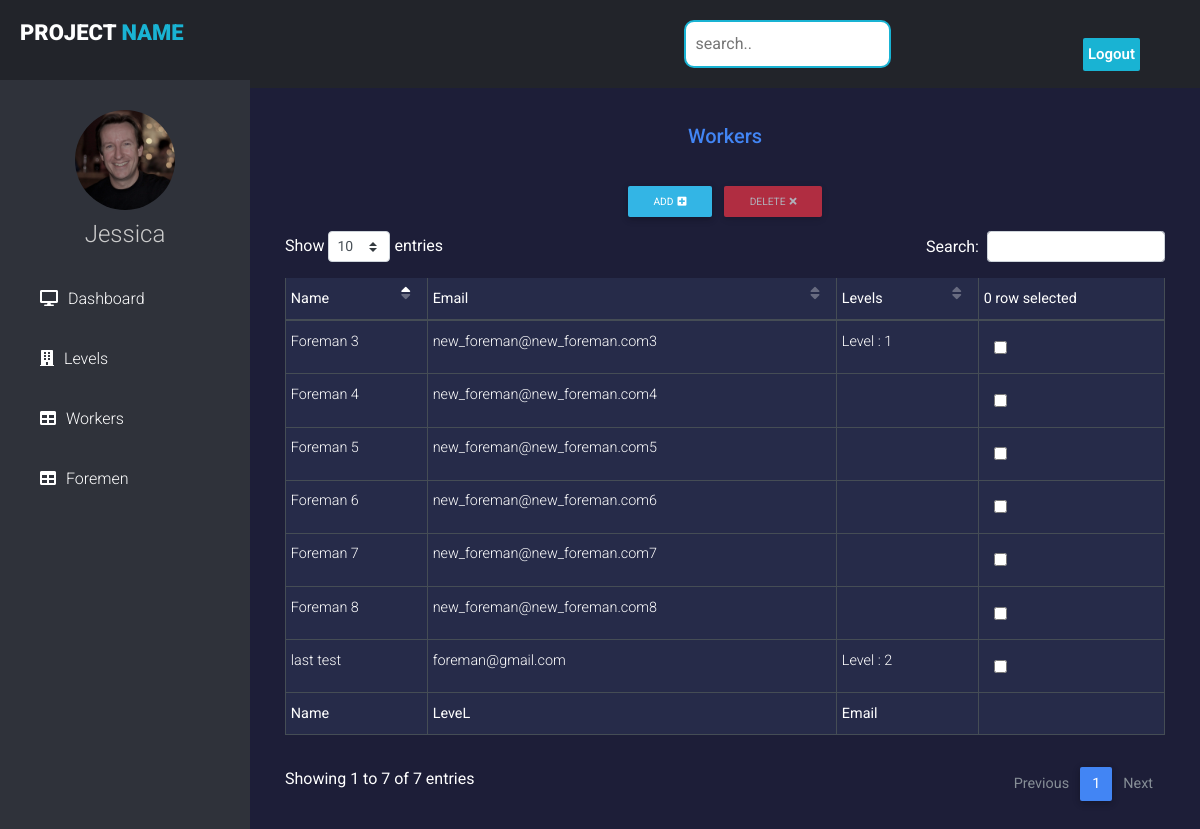
The page /engineer/foremen (signed in) on the database its author committed.
### accounts/models.py (models this page shows, shortened)
class User(AbstractUser):
    is_engineer = models.BooleanField(default=False)
    is_foreman = models.BooleanField(default=False)
    is_worker = models.BooleanField(default=False)
    type = models.CharField(max_length=10,choices=worker_choices,default='none')
    def levels(self):
        lis=[]
        for level in self.level_set.all():
            lis.append(str(level.name))
        if(len(lis)>1):
            return f"Levels ({' , '.join(lis)})"
        elif(len(lis)==1):
            return f"Level : {lis[0]}"
        else:
            return ""
    def full_name(self):
        return f'{self.first_name} {self.last_name}'

### tower/models.py (models this page shows, shortened)
class Level(models.Model):
    foreman = models.ForeignKey(User,on_delete=models.SET_NULL,null=True,blank=True)
    name = models.IntegerField()

### tower/views.py (the view)
# urls.py: path("engineer/foremen",engineer_foremen,name="engineer_foremen"),
@login_required
def engineer_foremen(request):
    if(not request.user.is_engineer):
        return HttpResponse("403 forbidden")
    foremen = User.objects.filter(is_foreman = True);
    print("*"*100,len(foremen))
    return render(request,'engineer/foremen.html',{'foremen':foremen})

### templates/engineer/foremen.html (shortened to what this page needs)
{% extends 'engineer/base.html' %}
{% load static %}
{% block style %}
<link rel="stylesheet" href="https://use.fontawesome.com/releases/v5.11.2/css/all.css">
<link href="{% static 'css/datatables.min.css' %}" rel="stylesheet">
{% endblock %}
{% block content %}
  <div class="wrapper-editor">
    <div class="block my-4">
      <div class="d-flex justify-content-center">
        <p class="h5 text-primary createShowP">Workers</p>
      </div>
    </div>
    <div class="row d-flex justify-content-center modalWrapper">
      <div class="text-center">
        <a href="" class="btn add btn-info btn-rounded btn-sm" data-toggle="modal" data-target="#modalAdd">Add<i
            class="fas fa-plus-square ml-1"></i></a>
      </div>
      <div class="text-center">
        <button type='button' id='delete_button' class="btn btn-danger btn-sm btn-rounded buttonDelete" data-toggle="modal" data-target="#modalDelete"
          disabled>Delete<i class="fas fa-times ml-1"></i></a>
      </div>
    </div>
<div class="container">
<form action="{% url 'tower:delete_foreman' %}" method="POST" id='form'>
{% csrf_token %}
<table id="table"  style="color:white;background: #262B49"  class="table table-bordered table-sm table-dark " cellspacing="0" width="100%">
  <thead>
    <tr>
      <th class="th-sm">Name</th>
      <th class="th-sm">Email</th>
      <th class="th-sm">Levels</th>
      <th class="th-sm"><span id='counter'>0</span> row selected</th>
    </tr>
  </thead>
  <tbody>
    {% for foreman in foremen %}
    <tr>
        <td>{{foreman.full_name}}</td>
        <td>{{foreman.email}}</td>
        <td>{{foreman.levels}}</td>
        <td>
          <input type="checkbox" name="id[]" value="{{foreman.id}}">
        </td>
    </tr>
    {% endfor %}
  </tbody>
  <tfoot>
    <tr>
      <th class="th-sm">Name</th>
      <th class="th-sm">LeveL</th>
      <th class="th-sm">Email</th>
      <th class="th-sm"></th>
    </tr>
  </tfoot>
</table>
</div>
{% endblock %}

### static/css/engineer_dashboard.css (style rules this page uses)
* { margin: 0; padding: 0; font-family: "Roboto", sans-serif; }
body { background-color: #ccc; }

### static/css/style.css (style rules this page uses)
table.dataTable thead .sorting:after, table.dataTable thead .sorting:before, table.dataTable thead .sorting_asc:after, table.dataTable thead .sorting_asc:before, table.dataTable thead .sorting_asc_disabled:after, table.dataTable thead .sorting_asc_disabled:before, table.dataTable thead .sorting_desc:after, table.dataTable thead .sorting_desc:before, table.dataTable thead .sorting_desc_disabled:after, table.dataTable thead .sorting_desc_disabled:before { bottom: .5em; }
body { background-color: #1D1E38; }

### templates/engineer/foremen.html (style rules this page uses)
input[type=checkbox] { margin: 10px; cursor: pointer; -moz-transform: scale(1.4); }
body { color:white; }

### rows shown on the page
User: full_name "Foreman 3", email "new_foreman@new_foreman.com3", levels "Level : 1"
User: full_name "Foreman 4", email "new_foreman@new_foreman.com4"
User: full_name "Foreman 5", email "new_foreman@new_foreman.com5"
User: full_name "Foreman 6", email "new_foreman@new_foreman.com6"
User: full_name "Foreman 7", email "new_foreman@new_foreman.com7"
User: full_name "Foreman 8", email "new_foreman@new_foreman.com8"
User: full_name "last test", email "foreman@gmail.com", levels "Level : 2"
